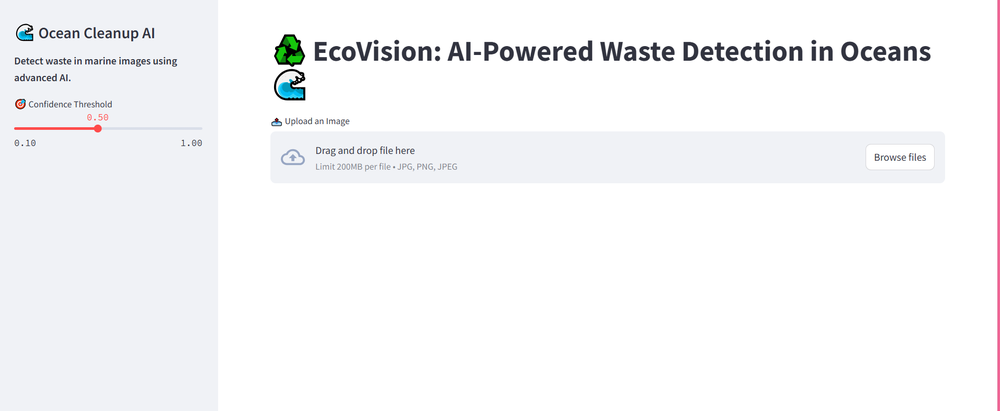
#> input picture Images/f1.png, 1000 x 411 px, shrunk from 1912 x 785 before the run, found by its file name; its folder holds 4 pictures in this run
$ jupyter execute EDA.ipynb
#> lines starting #> are read from the running program, lines starting #| are printed output that depends on the picture
[cell 1]
import os
import matplotlib.pyplot as plt
import cv2

# Define dataset paths
train_images_folder = "train\images"  # Correct subfolder
test_images_folder = "test\images"

# Get only image files (ignore directories)
def get_image_files(folder):
    return [f for f in os.listdir(folder) if f.lower().endswith(('.jpg', '.jpeg', '.png'))]

# Get actual image files
train_image_files = get_image_files(train_images_folder)
test_image_files = get_image_files(test_images_folder)

# Print correct counts
print(f"Total Train Images: {len(train_image_files)}")
print(f"Total Test Images: {len(test_image_files)}")

# Debugging: Print first few image filenames
print("Sample Train Images:", train_image_files[:5])
print("Sample Test Images:", test_image_files[:5])

# Function to display images
def show_images(image_folder, image_list, title):
#> called with image_folder = 'train\\images', title = 'Train Images'
    fig, axes = plt.subplots(1, min(5, len(image_list)), figsize=(15, 5))  # Adjust if < 5 images
    for idx, img_name in enumerate(image_list[:5]):
        img_path = os.path.join(image_folder, img_name)
        if os.path.exists(img_path):
            img = cv2.imread(img_path)
#> img is the input picture: shape (411, 1000, 3); mean B, G, R 247.9, 246.5, 246.1
            if img is None:
                print(f"Skipping corrupted image: {img_name}")
                continue
            img = cv2.cvtColor(img, cv2.COLOR_BGR2RGB)
            axes[idx].imshow(img)
            axes[idx].axis("off")
        else:
            print(f"Image not found: {img_path}")
    plt.suptitle(title)
    plt.show()
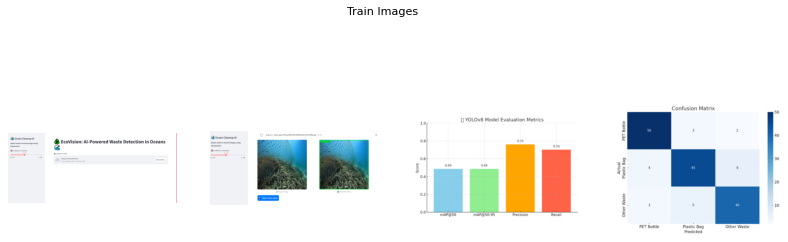
#> figure drawn by matplotlib, 4 panels

# Show Train Images
show_images(train_images_folder, train_image_files, "Train Images")

# Show Test Images
show_images(test_images_folder, test_image_files, "Test Images")
